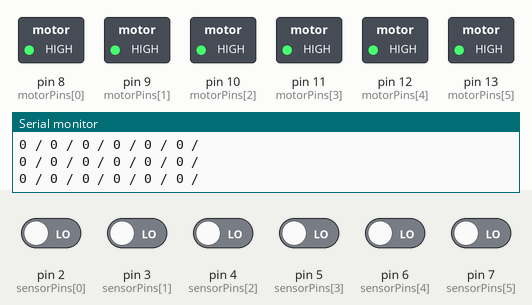
The sketch below on a simulated Arduino Uno, built with avr-gcc and run on an emulated ATmega328P. Shown: switched loads named in the sketch (green lamp = pin HIGH), the last lines printed to the serial monitor. Inputs (shaded band) come from the test bench; at power-on: pin 2 (sensorPins[0]), pin 3 (sensorPins[1]), pin 4 (sensorPins[2]), pin 5 (sensorPins[3]), pin 6 (sensorPins[4]), pin 7 (sensorPins[5]) LOW.

Above: at 1.3 s.
1.4 s: pin 2 (sensorPins[0]) driven HIGH
At 1.7 s:
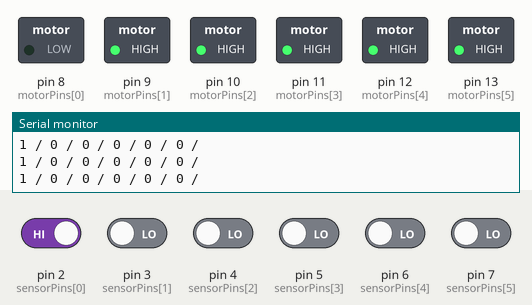
2.9 s: pin 3 (sensorPins[1]) driven HIGH
At 3.6 s:
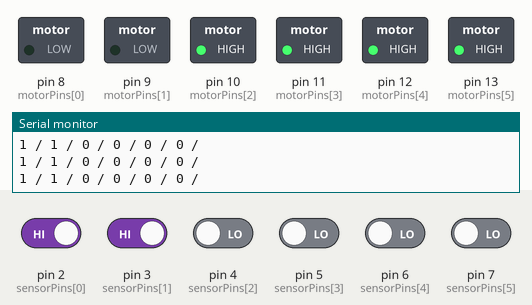
4.4 s: pin 4 (sensorPins[2]) driven HIGH
At 5.3 s:
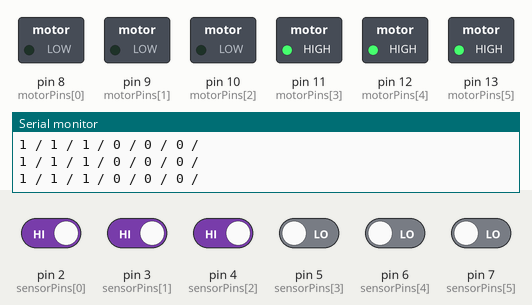
5.9 s: pin 5 (sensorPins[3]) driven HIGH
At 7.1 s:
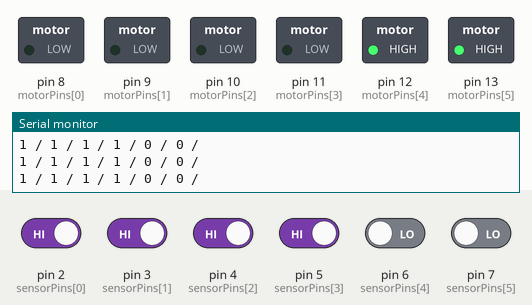
7.4 s: pin 6 (sensorPins[4]) driven HIGH
At 7.8 s:
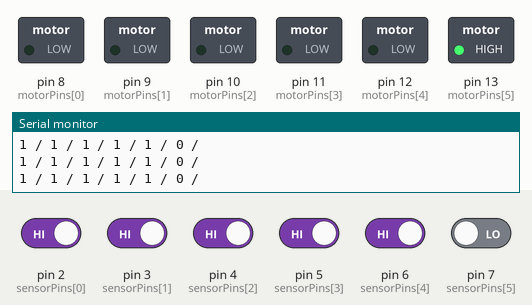
8.9 s: pin 7 (sensorPins[5]) driven HIGH
At 9.4 s:
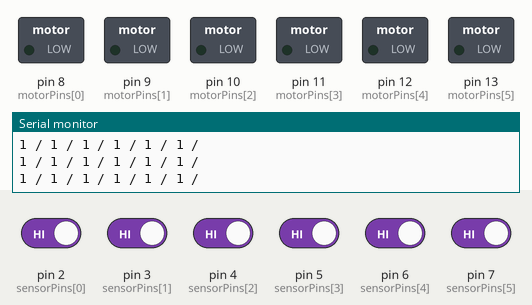
Timing chart, 0 to 11.4 s (numbered marks = the images above; inputs shaded):
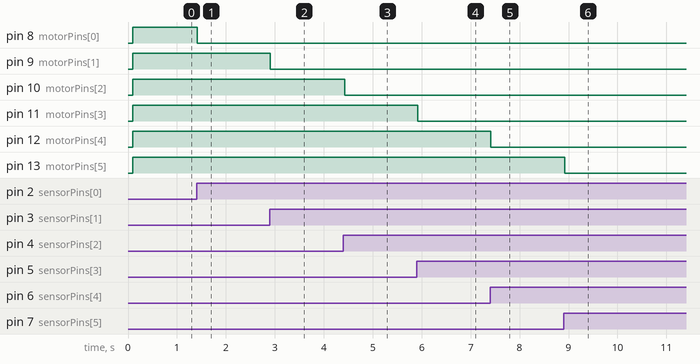

Measured:
- after the input at 1.4 s, pin 8 (motorPins[0]): HIGH → LOW at once
- after the input at 2.9 s, pin 9 (motorPins[1]): HIGH → LOW at once
- after the input at 4.4 s, pin 10 (motorPins[2]): HIGH → LOW at once
- after the input at 5.9 s, pin 11 (motorPins[3]): HIGH → LOW at once
- after the input at 7.4 s, pin 12 (motorPins[4]): HIGH → LOW at once
- after the input at 8.9 s, pin 13 (motorPins[5]): HIGH → LOW at once

The sketch:

HC-SR501_TEST_uno.ino
```cpp
const int totalSensors = 6;
int sensors[totalSensors];
int sensorPins [totalSensors] = {2, 3, 4, 5, 6, 7};

int motorPins [totalSensors] = { 8, 9, 10, 11, 12, 13};
void setup() {
  Serial.begin(9600);
  delay(100);//wait for baudrate setting finished
  for (int i = 0; i < totalSensors; i++) {
    pinMode(sensorPins[i], INPUT);
    pinMode(motorPins[i], OUTPUT);
  }
}
void loop() {
  for (int i = 0; i < totalSensors; i++) {
    sensors[i] = digitalRead(sensorPins[i]);
    Serial.print(sensors[i]);
    Serial.print(" / ");
    if (sensors[i] == 1) {
      digitalWrite(motorPins[i], LOW);
    }
    else {
      digitalWrite(motorPins[i], HIGH);
    }

  }
  Serial.println("");
}
```
